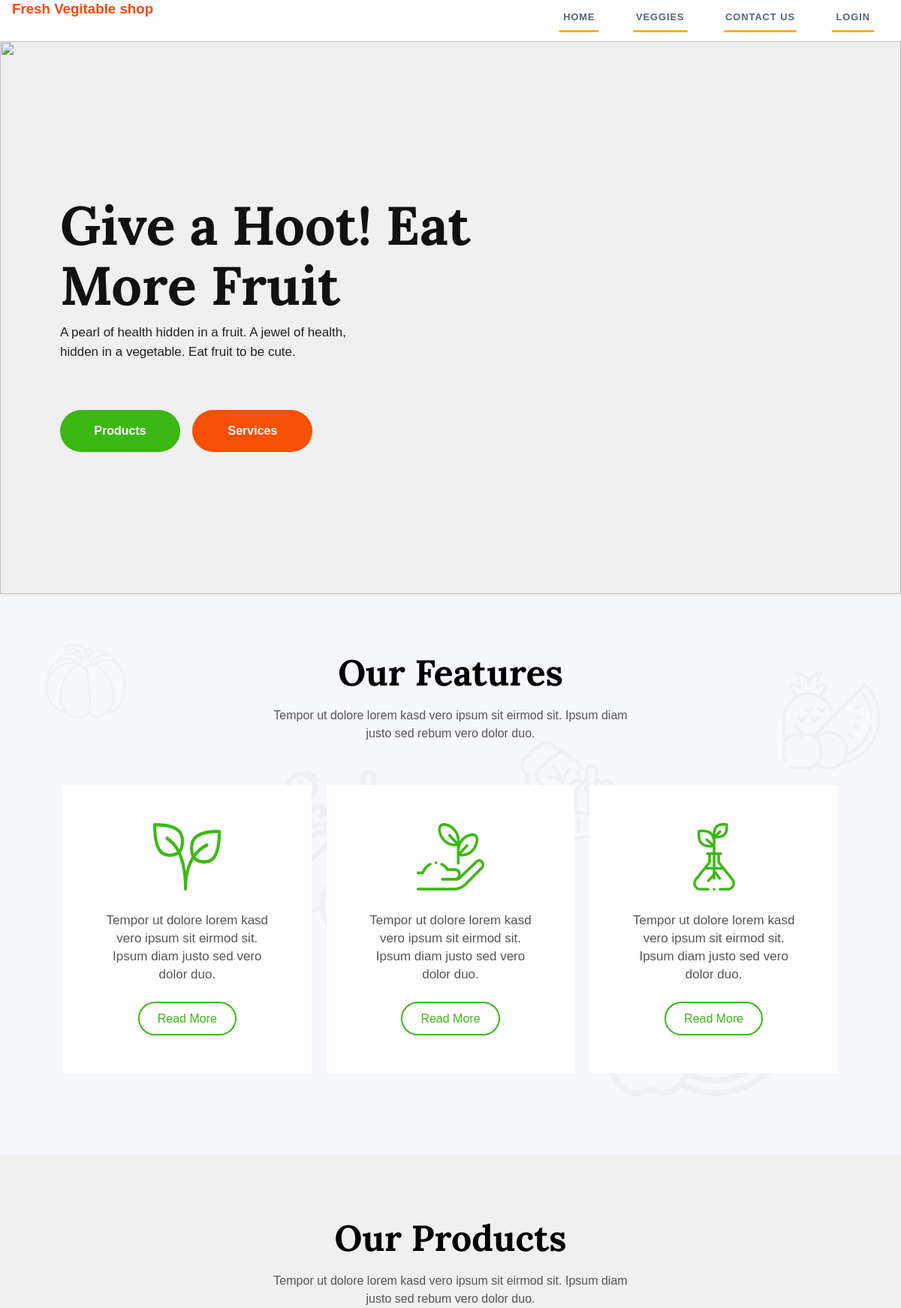
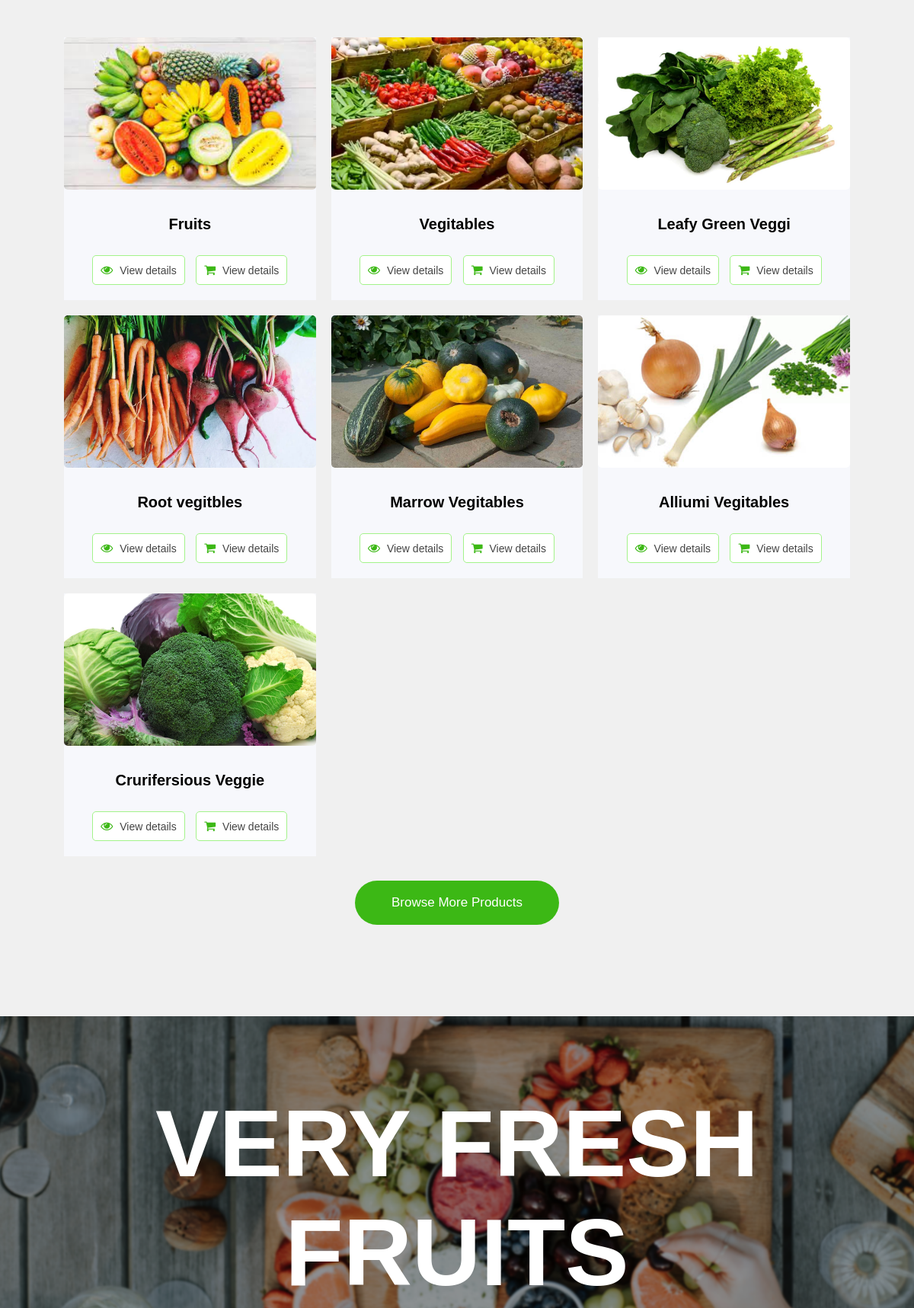
The page / (upper part) on the database its author committed (2 pictures, top to bottom).
### app1/models.py (models this page shows, shortened)
class Category(models.Model):
    Category_name = models.CharField(max_length=20)
    image = models.ImageField( upload_to='CategoryImage' , blank=True)

### app1/views.py (the view)
# urls.py: path('',index,name="index1"),
def index(request):
    a = Category.objects.all()
    return render(request,"index.html",{'data':a})

### app1/TEMPLATES/index.html (shortened to what this page needs)
{% extends 'base.html' %}
{%block abc%}
{% load static %}
<!DOCTYPE html>
<html lang="en">
<head>
    <link href={% static "css/index.css" %} rel="stylesheet">
    <link rel="stylesheet" href="https://cdnjs.cloudflare.com/ajax/libs/font-awesome/4.7.0/css/font-awesome.min.css"
 />
    <link rel="stylesheet" href="https://cdnjs.cloudflare.com/ajax/libs/slick-carousel/1.8.1/slick.min.css"
 />
    <link rel="stylesheet" href="https://cdnjs.cloudflare.com/ajax/libs/slick-carousel/1.8.1/slick-theme.css"
 />
    <link rel="stylesheet" href="https://cdnjs.cloudflare.com/ajax/libs/OwlCarousel2/2.3.4/assets/owl.carousel.min.css"
 />
    <link rel="stylesheet" href="https://cdnjs.cloudflare.com/ajax/libs/animate.css/4.1.1/animate.min.css"
 />
</head>
<section class="image-slider">
    <div class="captions">
        <h1 class="wow animate__animated animate__fadeInUp" data-wow-delay=".3s">Give a Hoot! Eat More Fruit</h1>
        <p class="wow animate__animated animate__fadeInUp" data-wow-delay=".8s">A pearl of health hidden in a fruit.
            A jewel of health, <br>
            hidden in a vegetable. Eat fruit to be cute.</p>
        <div class="button wow animate__animated animate__fadeInUp" data-wow-delay="1s">
            <a href={% url "veggi" %}>
            <button type="button" class="btn-1">Products</button>
            <button type="button" class="btn-2">Services</button>
        </div>
    </div>
    <div class="myslider">
        <img src={% static "images/slider3.png" %}  width="100%">
    </div>
</section>
   <section class="features" style="background-image: url({% static "images/bg-icon.png" %});">
    <div class="h-container">
        <div class="header wow animate__animated animate__fadeInUp" data-wow-delay=".1s">
            <h1>Our Features</h1>
            <p>Tempor ut dolore lorem kasd vero ipsum sit eirmod sit.
                Ipsum diam justo sed rebum vero dolor duo.</p>
        </div>
    </div>
    <div class="container">
        <div class="container-inner">
            <div class="box wow animate__animated animate__fadeInUp" data-wow-delay=".1s">
                <div class="b-content">
                    <img src={% static "images/icon-1.png" %}>
                    <p>Tempor ut dolore lorem kasd vero ipsum sit eirmod sit.
                        Ipsum diam justo sed vero dolor duo.</p>
                    <button type="button" class="r-more">Read More</button>
                </div>
            </div>
            <div class="box wow animate__animated animate__fadeInUp" data-wow-delay=".3s">
                <div class="b-content">
                    <img src={% static "images/icon-2.png" %}>
                    <p>Tempor ut dolore lorem kasd vero ipsum sit eirmod sit.
                        Ipsum diam justo sed vero dolor duo.</p>
                    <button type="button" class="r-more">Read More</button>
                </div>
            </div>
            <div class="box wow animate__animated animate__fadeInUp" data-wow-delay=".5s">
                <div class="b-content">
                    <img src={% static "images/icon-3.png" %}>
                    <p>Tempor ut dolore lorem kasd vero ipsum sit eirmod sit.
                        Ipsum diam justo sed vero dolor duo.</p>
                    <button type="button" class="r-more">Read More</button>
                </div>
            </div>
        </div>
    </div>
</section>
    <section class="products">
        <div class="p-container">
            <div class="p-header wow animate__animated animate__fadeInUp" data-wow-delay=".1s">
                <h1>Our Products</h1>
                <p>Tempor ut dolore lorem kasd vero ipsum sit eirmod sit.
                    Ipsum diam justo sed rebum vero dolor duo.</p>
            </div>
        </div>
        <div class="container">
            <div class="container-inner">
                {% for i in data %}
                <div class="box pbox wow animate__animated animate__fadeInUp" data-wow-delay=".7s">
                    <div class="p-content">
                        <img src="{{i.image.url}}" alt="Product Image" class="card-image" >
                        <h2 class="card-title">{{i.Category_name}}</h2>
                        <a href="product-filter/{{i.id}}/">
                        <button type="button" class="p-btn view-details"><i class="fa fa-eye"></i> View details</button>
                    </a>
                        <button type="button" class="p-btn add-card"><i class="fa fa-shopping-cart"></i> View
                            details</button>
                    </div>
                </div>
                {% endfor %}
            </div>
        </div>
        <div class="p-button wow animate__animated animate__fadeInUp" data-wow-delay=".1s">
            <button type="button" class="btn">Browse More Products</button>
        </div>
    </section>
<section class="tasty_section" style=" background-image: url({% static 'images/tasty-image.png' %}); ">
    <div class="container_fluid">
        <h2>
            Very Fresh Fruits
        </h2>
    </div>
</section>
{% endblock %}

### app1/TEMPLATES/base.html (shortened to what this page needs)
{% load static %}
{% load static %}
<!DOCTYPE html>
<html lang="en">
<head>
</head>
<body>
    <div class="container-navbar">
        <section class="color-8">
            <nav class="cl-effect-7">
                <h3 style="color: orangered; line-height: 100%;">Fresh Vegitable shop </h3>
                <div class="cl-box">
                    <a href="/">Home</a>
                    <a href="/product/">Veggies</a>
                    <a href="/contact/">Contact Us</a>
                    {% if request.session.email %}
                    <a href="{% url 'orderCart' %}">Myorder</a>
                    <a href="{% url 'profile' %}">Profile</a>
                    <a href="{% url 'logout' %}">Logout</a>
                    {% else %}
                    <a href="/login/">Login</a>
                    {% endif %}
                </div>
            </nav>
        </section>
    </div>
    {%block abc%}
    {% endblock %}
</body>
</html>

### app1/static/css/index.css (style rules this page uses)
* { padding: 0; margin: 0; box-sizing: border-box; list-style: none; text-decoration: none; }
h1 { font-family: 'Lora', serif; }
.image-slider { overflow-x: hidden; height: auto; position: relative; }
.myslider { cursor: pointer; }
.myslider img { height: 92vh; }
.captions { position: absolute; z-index: 1; width: 55%; height: auto; top: 205px; left: 80px; font-weight: bold; }
.captions h1 { justify-content: flex-start; font-family: "Lora", serif; font-size: 4.5rem; font-weight: 700; color: #111; line-height: 80px; }
.captions p { font-size: 17px; padding-top: 10px; font-weight: 300; line-height: 26px; color: #222; font-family: sans-serif; }
.captions .button { position: absolute; padding-top: 40px; display: block; }
.captions .btn-1 { width: 160px; font-size: 1rem; font-weight: bold; padding-top: 1.2rem; padding-bottom: 1.2rem; margin-right: 12px; background: #3cb815; border-radius: 50px; border: none; color: #fff; cursor: pointer; transition: .3s ease; }
.captions .btn-2 { width: 160px; font-size: 1rem; font-weight: bold; padding-top: 1.2rem; padding-bottom: 1.2rem; margin-right: 12px; background: #f65005; border-radius: 50px; border: none; color: #fff; cursor: pointer; transition: .3s ease; }
.features { background-color: #f7f8fc; background-position: center; background-size: contain; background-repeat: no-repeat; padding-bottom: 100px; height: auto; }
.h-container { display: flex; justify-content: center; align-items: center; padding-top: 70px; padding-bottom: 25px; }
.header { max-width: 500px; text-align: center; }
.container { display: flex; justify-content: center; align-items: center; min-height: 400px; }
.container-inner { width: 86%; display: grid; grid-template-columns: repeat(auto-fit, minmax(250px, 1fr)); grid-gap: 20px; }
.box { text-align: center; height: auto; background: #fff; position: relative; }
.b-content { padding: 50px; }
.b-content img, h2, p { margin-bottom: 1.5rem; }
.b-content p { line-height: 1.5rem; font-size: 17px; color: #555; font-family: sans-serif; }
.header h1 { font-size: 3rem; }
.header p { font-size: 1rem; font-family: sans-serif; color: #555; font-weight: 400; line-height: 24px; margin-top: 15px; }
.r-more { padding: 0.7rem 1.5rem 0.7rem 1.5rem; border-radius: 50px; font-size: 1rem; font-weight: 400; background-color: #fff; border: 2px solid #3cb815; color: #3cb815; cursor: pointer; transition: all .5s; }
.products { padding-bottom: 100px; }
.p-content img { width: 100%; }
.pbox { background-color: #f7f8fc; }
.p-header h1 { font-size: 3rem; }
.p-header p { font-size: 1rem; font-family: sans-serif; color: #555; font-weight: 400; line-height: 24px; }
.p-container { display: flex; justify-content: center; align-items: center; padding-top: 80px; padding-bottom: 25px; }
.products .p-header { max-width: 500px; text-align: center; }
.p-content { padding: 0px; }
.p-content h2 { font-size: 1.25rem; padding-top: 20px; }
.p-content .p-btn { padding: 10px; margin: 5px; margin-bottom: 20px; font-size: 14px; font-weight: 400; color: #444; font-family: sans-serif; border-radius: 5px; border: 1px solid #a3f38a; cursor: pointer; background-color: #fff; transition: all .5s; }
.p-content .p-btn .fa { font-size: 16px; color: #3cb815; padding-right: 5px; }
.p-button { display: flex; justify-content: center; align-items: center; padding-top: 32px; }
.p-button .btn { padding: 1.2rem 3rem 1.2rem 3rem; border-radius: 50rem; border: none; background: #3cb815; color: #fff; font-size: 17px; cursor: pointer; transition: all .5s; }
.p-header p { margin-top: 15px; }

### rows shown on the page
Category: image (picture), Category_name "Fruits"
Category: image (picture), Category_name "Vegitables"
Category: image (picture), Category_name "Leafy Green Veggi"
Category: image (picture), Category_name "Root vegitbles"
Category: image (picture), Category_name "Marrow Vegitables"
Category: image (picture), Category_name "Alliumi Vegitables"
Category: image (picture), Category_name "Crurifersious Veggie"
